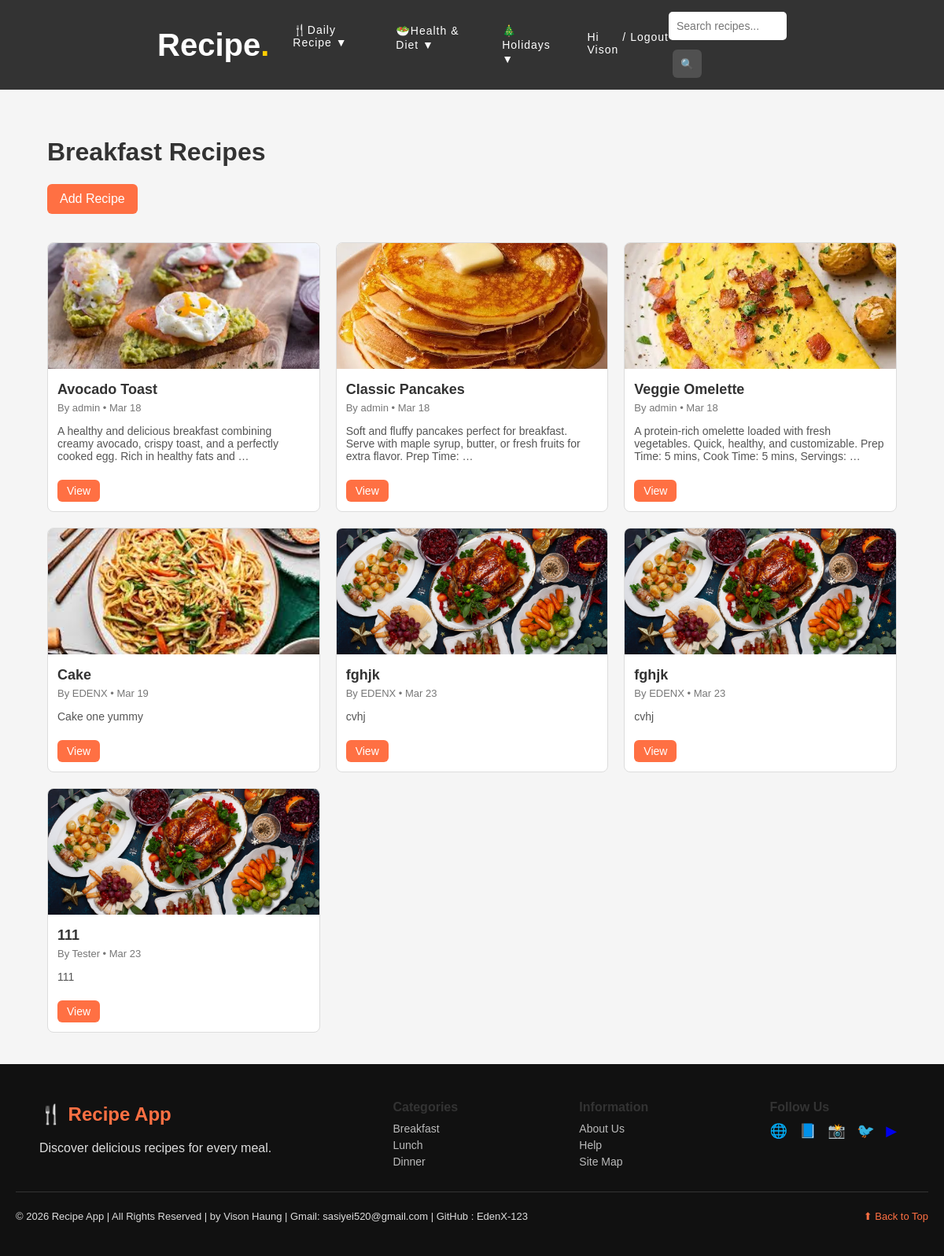
/breakfast/ (signed in), run on the app's committed database.
### Recipe/models.py (models this page shows, shortened)
class Recipe(models.Model):
    CATEGORY_CHOICES = [
        ('breakfast','Breakfast'),
        ('lunch','Lunch'),
        ('dinner','Dinner'),
    ]
    title = models.CharField(max_length=200)
    author = models.ForeignKey(User, on_delete=models.CASCADE)
    category = models.CharField(max_length=20, choices=CATEGORY_CHOICES)
    description = models.TextField()
    ingredients = models.TextField()
    instructions = models.TextField()
    image = models.ImageField(upload_to='recipes/')
    created_at = models.DateTimeField(auto_now_add=True)

### Recipe/views.py (the view)
# urls.py: path('breakfast/',views.breakfast,name='breakfast'),
def breakfast(request):
    recipes = Recipe.objects.filter(category='breakfast')
    return render(request, "Recipe/breakfast.html",{
        'recipes': recipes
    })

### Recipe/templates/Recipe/breakfast.html
{% extends "Recipe/base.html" %}
{% block content %}
<div class="container">
    <h1>Breakfast Recipes</h1>
    <a href="{% url 'add_recipe' %}" class="btn add-btn">Add Recipe</a>
    <br><br><br>
    <div class="recipe-grid">
        {% for recipe in recipes %}
        <div class="recipe-card">
            <img src="{{ recipe.image.url }}" alt="{{ recipe.title }}">
            <div class="recipe-content">
                <h3>{{ recipe.title }}</h3>
                <p class="recipe-author">By {{ recipe.author }} • {{ recipe.created_at|date:"M d" }}</p>
                <p class="recipe-desc">{{ recipe.description|truncatewords:20 }}</p>
                <a href="{% url 'recipe_detail' recipe.id %}" class="btn">View</a>
            </div>
        </div>
        {% endfor %}
    </div>
</div>
{% endblock %}

### Recipe/templates/Recipe/base.html (shortened to what this page needs)
<!DOCTYPE html>
<html>
<head>
    {% load static %}
    <link rel="stylesheet" href="{% static 'css/style.css' %}">
    <link rel="stylesheet" href="https://cdnjs.cloudflare.com/ajax/libs/font-awesome/6.4.0/css/all.min.css">
</head>
<body>
<div class="navbar">
    <div class="nav-center">
        <a href="/" class="logo">Recipe<span class="dot">.</span></a>
        <div class="nav-links">
            <div class="dropdown">
                <a href="{% url 'recipe'%}" class="dropbtn">🍴Daily Recipe ▼</a>
            </div>
            <div class="dropdown">
                <a href="{% url 'health_and_diet' %}">🥗Health & Diet ▼</a>
            </div>
            <div class="dropdown">
                <a href="{% url 'holiday_recipes' %}">🎄Holidays ▼</a>
            </div>
        </div>
        <div class="user-area nav-links">
            {% if user.is_authenticated %}
                <a>Hi {{ user.username }}</a>
                <a> / </a>
                <a href="{% url 'logout' %}">Logout</a>
            {% else %}
                <a href="#" onclick="openLogin()"><i class="fas fa-user"></i></a>
            {% endif %}
        </div>
    </div>
    <div class="nav-side right">
        <form action="{% url 'search' %}" method="GET" class="search-bar">
            <input type="text" name="q" placeholder="Search recipes...">
            <button type="submit">🔍</button>
        </form>
    </div>
</div>
<div class="content">
    {% block content %}{% endblock %}
</div>
<footer class="footer">
    <div class="footer-container">
        <div class="footer-brand">
            <h2>🍴 Recipe App</h2>
            <p>Discover delicious recipes for every meal.</p>
        </div>
        <div class="footer-links">
            <h3>Categories</h3>
            <a href="{% url 'breakfast' %}">Breakfast</a>
            <a href="{% url 'lunch' %}">Lunch</a>
            <a href="{% url 'dinner' %}">Dinner</a>
        </div>
        <div class="footer-links">
            <h3>Information</h3>
            <a href="#">About Us</a>
            <a href="#">Help</a>
            <a href="#">Site Map</a>
        </div>
        <div class="footer-social">
            <h3>Follow Us</h3>
            <div class="social-icons">
                <a href="#">🌐</a>
                <a href="#">📘</a>
                <a href="#">📸</a>
                <a href="#">🐦</a>
                <a href="#">▶</a>
            </div>
        </div>
    </div>
    <div class="footer-bottom">
        <p>© 2026 Recipe App | All Rights Reserved | by Vison Haung | Gmail: sasiyei520@gmail.com | GitHub : EdenX-123</p>
        <a href="#" class="back-top">⬆ Back to Top</a>
    </div>
</footer>
</body>
</html>

### Recipe/static/css/style.css (style rules this page uses)
html, body { height:100%; }
body { font-family: Arial, Helvetica, sans-serif; background: #f5f5f5; margin: 0; display:flex; flex-direction:column; }
h1, h2, h3 { color: #333; }
.container { width: 90%; margin: auto; padding: 40px 0; }
.btn { display: inline-block; padding: 10px 16px; background: #ff7043; color: white; text-decoration: none; border-radius: 6px; transition: 0.3s; }
.add-btn { float: left; margin-bottom: 20px; }
.navbar { background: #333; display: flex; align-items: center; justify-content:center; padding:15px 200px; }
.nav-side { flex: 1; display: flex; align-items: center; }
.nav-side.right { justify-content: flex-end; }
.nav-center { display: flex; align-items: center; gap: 30px; justify-content: center; }
.logo { font-size: 40px; font-weight: bold; color: white; text-decoration: none; }
.dot { color: #ffcc00; }
.nav-links { display: flex; gap: 30px; }
.nav-links a { color: white; text-decoration: none; font-size: 14px; letter-spacing: 1px; padding-bottom: 5px; position: relative; }
.nav-links a::after { content: ""; position: absolute; width: 0; height: 2px; background: #00bcd4; left: 0; bottom: 0; transition: 0.3s; }
.dropdown { position: relative; display: inline-block; }
.dropdown .dropbtn { text-decoration: none; display: inline-block; }
.user-area { color: white; display: flex; gap: 5px; }
.recipe-grid { display: grid; grid-template-columns: repeat(3, 1fr); gap: 20px; margin-top: 20px; }
.recipe-card { background: white; border-radius: 8px; border: 1px solid #ddd; overflow: hidden; transition: 0.3s; }
.recipe-card img { width: 100%; height: 160px; object-fit: cover; }
.recipe-content { padding: 12px; }
.recipe-content h3 { margin: 0; font-size: 18px; }
.recipe-author { font-size: 13px; color: #777; margin: 5px 0; }
.recipe-desc { font-size: 14px; color: #555; }
.recipe-content .btn { display: inline-block; margin-top: 8px; padding: 6px 12px; font-size: 14px; }
form input, form textarea, form select { width:100%; max-width: 400px; padding:10px; margin-bottom:12px; border:1px solid #ccc; border-radius:6px; font-size:14px; box-sizing:border-box; }
form button { padding: 10px 20px; background: #4caf50; color: white; border: none; border-radius: 6px; cursor: pointer; }
.search-bar { float: center; align-items: center; gap: 5px; }
.search-bar input { padding: 6px 10px; border-radius: 5px; border: none; outline: none; width: 150px; }
.search-bar input, .search-bar button { height:36px; }
.search-bar button { top: -10px; margin-left: 5px; padding: 6px 10px; background: #505050; color: white; }
.footer { background: #111; color: #ddd; padding: 30px 20px; margin-top:auto; }
.footer-container { max-width: 1100px; margin: auto; display: flex; justify-content: space-between; flex-wrap: wrap; gap: 30px; }
.footer h2 { color: #ff7043; }
.footer h3 { margin-bottom: 10px; font-size: 16px; }
.footer-links a { display: block; color: #bbb; text-decoration: none; margin: 5px 0; font-size: 14px; transition: 0.3s; }
.social-icons a { font-size: 18px; margin-right: 10px; text-decoration: none; transition: 0.3s; }
.footer-bottom { border-top: 1px solid #333; margin-top: 25px; padding-top: 10px; display: flex; justify-content: space-between; align-items: center; font-size: 13px; }
.back-top { color: #ff7043; text-decoration: none; }

### data on the page
Recipe: image (picture), title "Avocado Toast", author "admin", created_at "Mar 18", description "A healthy and delicious breakfast combining creamy avocado, crispy toast, and a perfectly cooked egg. Rich in healthy fats and …"
Recipe: image (picture), title "Classic Pancakes", author "admin", created_at "Mar 18", description "Soft and fluffy pancakes perfect for breakfast. Serve with maple syrup, butter, or fresh fruits for extra flavor. Prep Time: …"
Recipe: image (picture), title "Veggie Omelette", author "admin", created_at "Mar 18", description "A protein-rich omelette loaded with fresh vegetables. Quick, healthy, and customizable. Prep Time: 5 mins, Cook Time: 5 mins, Servings: …"
Recipe: image (picture), title "Cake", author "EDENX", created_at "Mar 19", description "Cake one yummy"
Recipe: image (picture), title "fghjk", author "EDENX", created_at "Mar 23", description "cvhj"
Recipe: image (picture), title "fghjk", author "EDENX", created_at "Mar 23", description "cvhj"
Recipe: image (picture), title "111", author "Tester", created_at "Mar 23", description "111"

### other printed values
{{ user.username }} "Vison"
